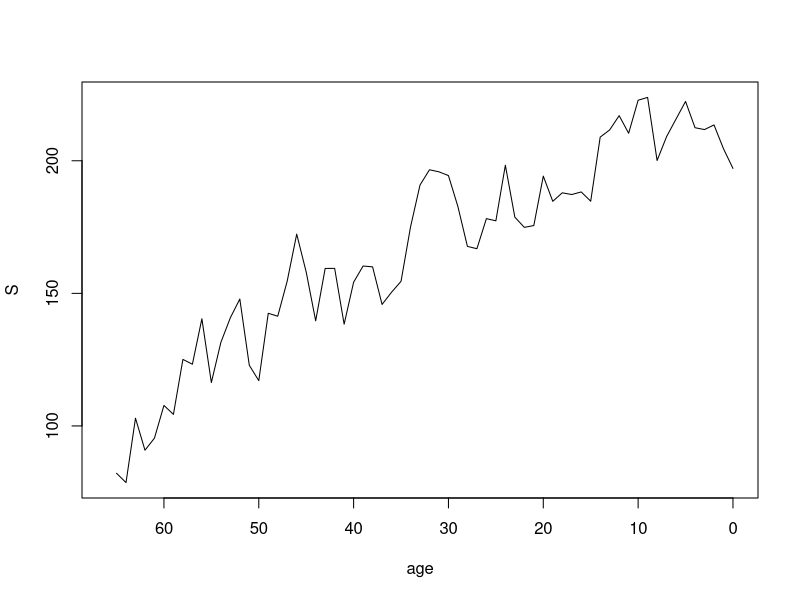
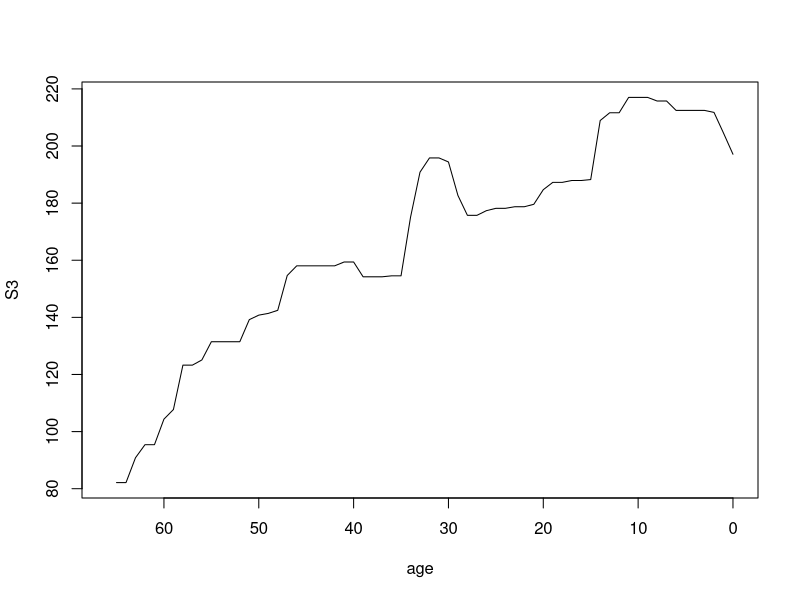
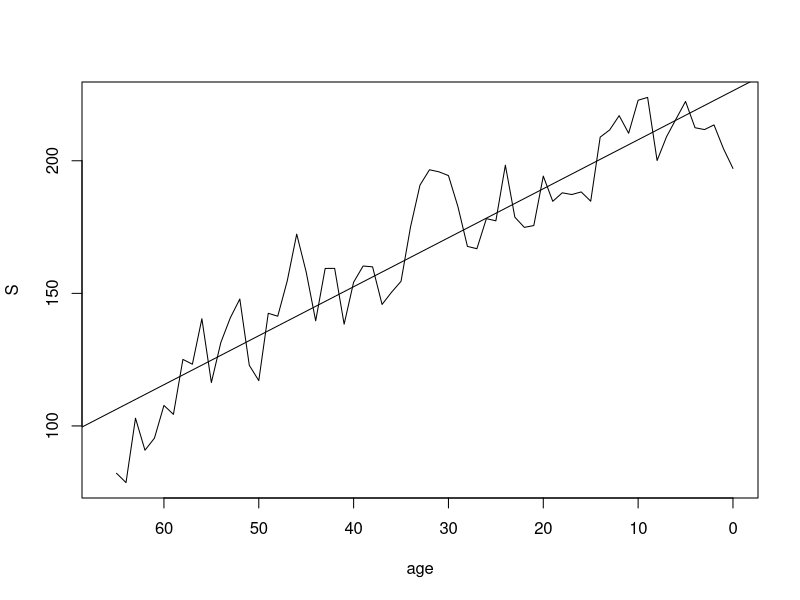
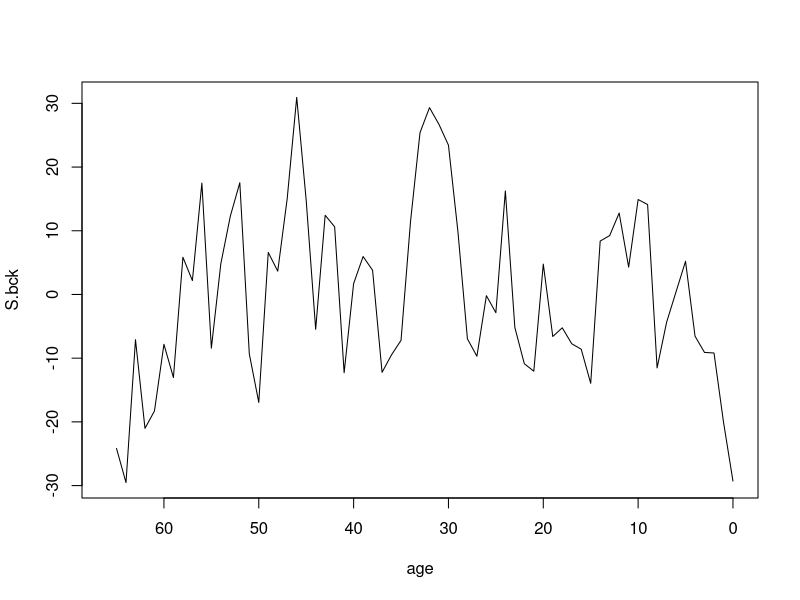

Generate these figures, in order, with R:
# Smoothing time series

# Load Neptune data
  nep <- read.table(file="Neptune.csv", header=TRUE, sep=";")

 attach(nep)

  plot(age, S, type="l", xlim=c(66,0))

 S3 <- smooth(S)

  plot(age, S3, type="l", xlim=c(66,0))


 # Remove a linear trend
  bck <- lm(S~age) # linear trend
 plot(age, S, type="l", xlim=c(66,0))
  abline(bck)
  # Either the complicated way ...
   S.bck <- S-(bck$coefficients[2]*age + bck$coefficients[1]) 
  # ... or the easy way
  S.bck <- resid(lm(S ~ seq(along = age))) 


  plot(age, S.bck, type="l", xlim=c(66,0))